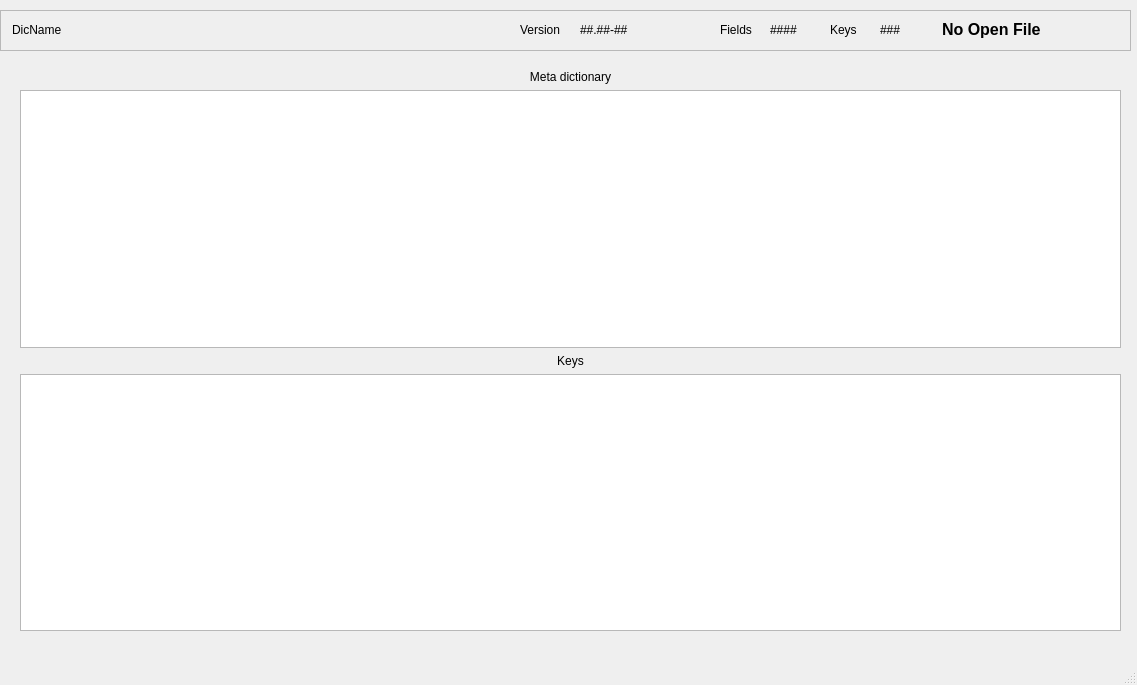
<?xml version="1.0" encoding="UTF-8"?>
<ui version="4.0">
 <class>DicEdit</class>
 <widget class="QMainWindow" name="DicEdit">
  <property name="geometry">
   <rect>
    <x>0</x>
    <y>0</y>
    <width>1137</width>
    <height>685</height>
   </rect>
  </property>
  <property name="windowTitle">
   <string>MainWindow</string>
  </property>
  <widget class="QWidget" name="centralwidget">
   <widget class="QFrame" name="frame_2">
    <property name="geometry">
     <rect>
      <x>0</x>
      <y>10</y>
      <width>1131</width>
      <height>41</height>
     </rect>
    </property>
    <property name="frameShape">
     <enum>QFrame::StyledPanel</enum>
    </property>
    <property name="frameShadow">
     <enum>QFrame::Raised</enum>
    </property>
    <widget class="QLabel" name="ClosedLBl">
     <property name="geometry">
      <rect>
       <x>942</x>
       <y>10</y>
       <width>180</width>
       <height>19</height>
      </rect>
     </property>
     <property name="font">
      <font>
       <pointsize>12</pointsize>
       <weight>75</weight>
       <bold>true</bold>
      </font>
     </property>
     <property name="text">
      <string>No Open File</string>
     </property>
    </widget>
    <widget class="QLabel" name="KeysNbLBl">
     <property name="geometry">
      <rect>
       <x>880</x>
       <y>10</y>
       <width>41</width>
       <height>20</height>
      </rect>
     </property>
     <property name="text">
      <string>###</string>
     </property>
    </widget>
    <widget class="QLabel" name="label_4">
     <property name="geometry">
      <rect>
       <x>720</x>
       <y>10</y>
       <width>71</width>
       <height>19</height>
      </rect>
     </property>
     <property name="text">
      <string>Fields</string>
     </property>
    </widget>
    <widget class="QLabel" name="DicNameLBl">
     <property name="geometry">
      <rect>
       <x>12</x>
       <y>10</y>
       <width>491</width>
       <height>19</height>
      </rect>
     </property>
     <property name="text">
      <string>DicName</string>
     </property>
    </widget>
    <widget class="QLabel" name="FieldsNbLBl">
     <property name="geometry">
      <rect>
       <x>770</x>
       <y>10</y>
       <width>51</width>
       <height>19</height>
      </rect>
     </property>
     <property name="text">
      <string>####</string>
     </property>
    </widget>
    <widget class="QLabel" name="label_3">
     <property name="geometry">
      <rect>
       <x>830</x>
       <y>10</y>
       <width>51</width>
       <height>19</height>
      </rect>
     </property>
     <property name="text">
      <string>Keys</string>
     </property>
    </widget>
    <widget class="QLabel" name="label_6">
     <property name="geometry">
      <rect>
       <x>520</x>
       <y>10</y>
       <width>71</width>
       <height>19</height>
      </rect>
     </property>
     <property name="text">
      <string>Version</string>
     </property>
    </widget>
    <widget class="QLabel" name="VersionLBl">
     <property name="geometry">
      <rect>
       <x>580</x>
       <y>10</y>
       <width>111</width>
       <height>19</height>
      </rect>
     </property>
     <property name="text">
      <string>##.##-##</string>
     </property>
    </widget>
   </widget>
   <widget class="QWidget" name="layoutWidget">
    <property name="geometry">
     <rect>
      <x>20</x>
      <y>70</y>
      <width>1101</width>
      <height>561</height>
     </rect>
    </property>
    <layout class="QVBoxLayout" name="verticalLayout">
     <item>
      <widget class="QLabel" name="label_2">
       <property name="text">
        <string>Meta dictionary</string>
       </property>
       <property name="alignment">
        <set>Qt::AlignCenter</set>
       </property>
      </widget>
     </item>
     <item>
      <widget class="ZQTableView" name="displayDicTBv">
       <property name="acceptDrops">
        <bool>true</bool>
       </property>
       <property name="editTriggers">
        <set>QAbstractItemView::NoEditTriggers</set>
       </property>
      </widget>
     </item>
     <item>
      <widget class="QLabel" name="label_5">
       <property name="text">
        <string>Keys</string>
       </property>
       <property name="alignment">
        <set>Qt::AlignCenter</set>
       </property>
      </widget>
     </item>
     <item>
      <widget class="ZQTreeView" name="displayKeyTRv">
       <property name="editTriggers">
        <set>QAbstractItemView::NoEditTriggers</set>
       </property>
      </widget>
     </item>
    </layout>
   </widget>
  </widget>
  <widget class="QMenuBar" name="menubar">
   <property name="geometry">
    <rect>
     <x>0</x>
     <y>0</y>
     <width>1137</width>
     <height>20</height>
    </rect>
   </property>
  </widget>
  <widget class="QStatusBar" name="statusBar"/>
 </widget>
 <customwidgets>
  <customwidget>
   <class>ZQTreeView</class>
   <extends>QTreeView</extends>
   <header>zqtreeview.h</header>
  </customwidget>
  <customwidget>
   <class>ZQTableView</class>
   <extends>QTableView</extends>
   <header>zqtableview.h</header>
  </customwidget>
 </customwidgets>
 <resources/>
 <connections/>
</ui>
